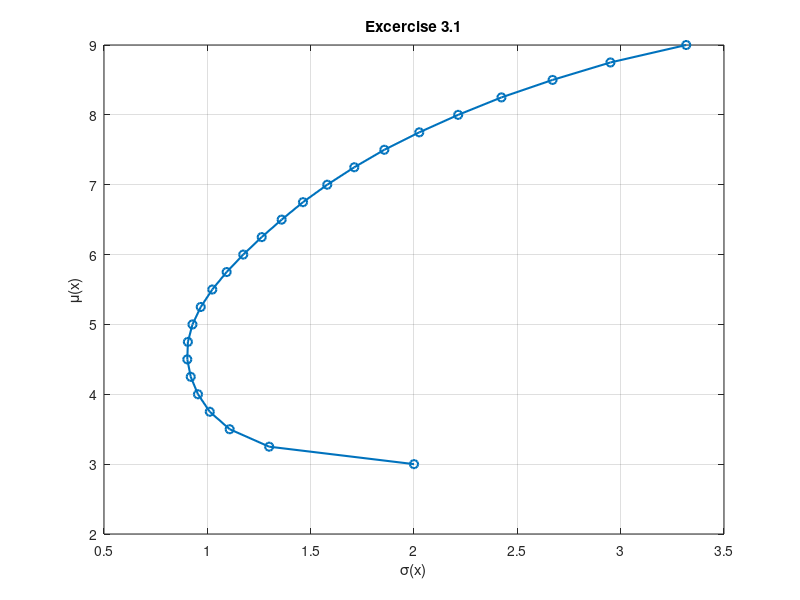

MATLAB code to generate this figure:
%%% hw3data.m %%%%%%%%%%%%%%%%%%%%%%%%%%%%%%%%%%%%%%%%%%%%%%%%%%
% Problem data for homework assignment 3, SF1811, 2025/2026
% Creates C and mu
clear;
rng(970729)
n=8;
Corr=zeros(n,n);
for i=1:n
for j=1:n
Corr(i,j)=(-1)^abs(i-j)/(abs(i-j)+1);
end
end
sigma_vals=zeros(n,1);
mu=zeros(n,1);
sigma_vals(1)=2;
mu(1)=3;
for i=1:n-1
    sigma_vals(i+1)=sigma_vals(i)+2*rand;
    mu(i+1)=mu(i)+1;
end
D=diag(sigma_vals);
C2=D*Corr*D;
C=0.5*(C2+C2');

r_vals = linspace(3, 9, 25);

% the 25 (x, u, v, y, sigma, mu) values we're storing 
x_vals = zeros(n, 25);
u_vals = zeros(1, 25);
v_vals = zeros(1, 25);
y_vals = zeros(n, 25);
sigma_vals = zeros(1, 25);
mu_vals = zeros(1, 25);

H = C;
f = zeros(n,1);

% the LHS of the equality constraints i.e mu and e

Aeq = [mu'; ones(1,n)];

% the lower bound ensuring nonnegativity
lb = zeros(n,1);

ub = [];

for k=1:25
    r = r_vals(k);
    % RHS for muTx =r and eTx = 1
    beq = [r;1];
    % sol x and multiplier values

    [x, blah1, blah2, blah3, lambda] = quadprog(H, f, [], [], Aeq, beq, lb, ub);

    % sols
    x_vals(:, k) = x;
    % multiplier for return constraint
    u_vals(:, k) = lambda.eqlin(1);
    %multiplier for budget constraint
    v_vals(:, k) = lambda.eqlin(2);
    % multiplier for nonnegativity
    y_vals(:, k) = lambda.lower;
    
    sigma_vals(k) = sqrt(x'*C*x);
    mu_vals(k) = mu'*x;
end

% plot for mu(x), sigma(x)

figure; 

plot(sigma_vals, mu_vals,'o-', 'LineWidth',1.5)
xlabel('\sigma(x)');
ylabel('\mu(x)');
title('Excercise 3.1');
grid on;
